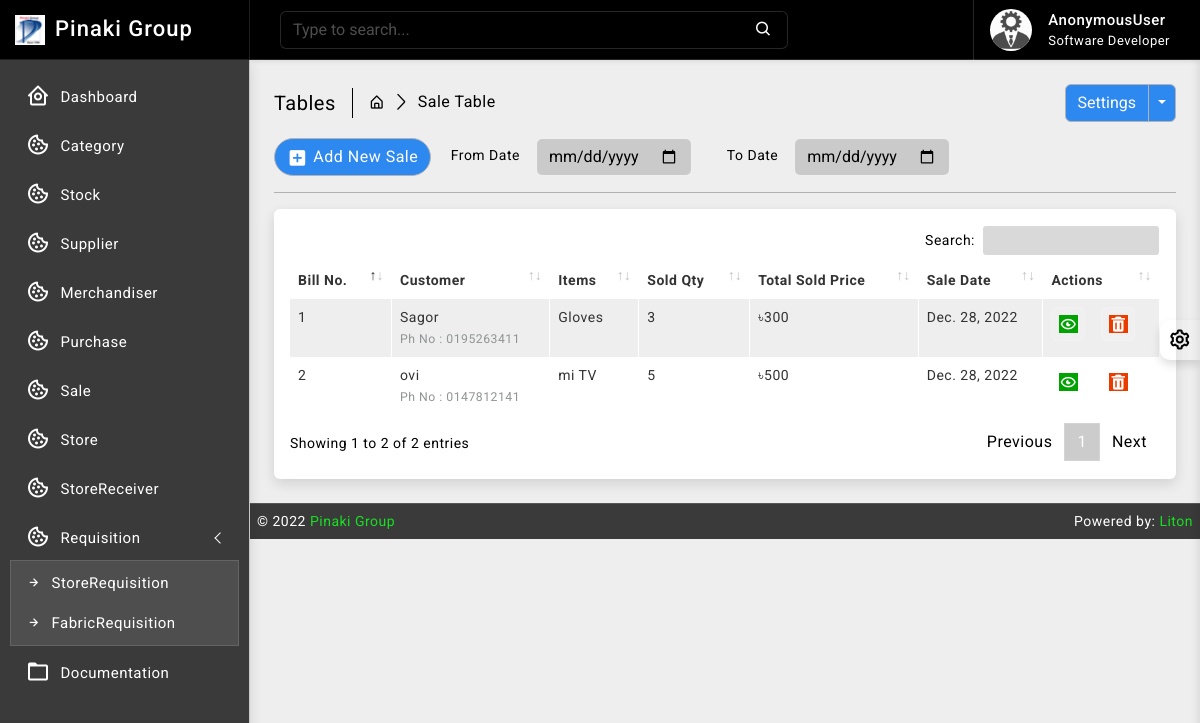
Before: /sale/ with the older database file.
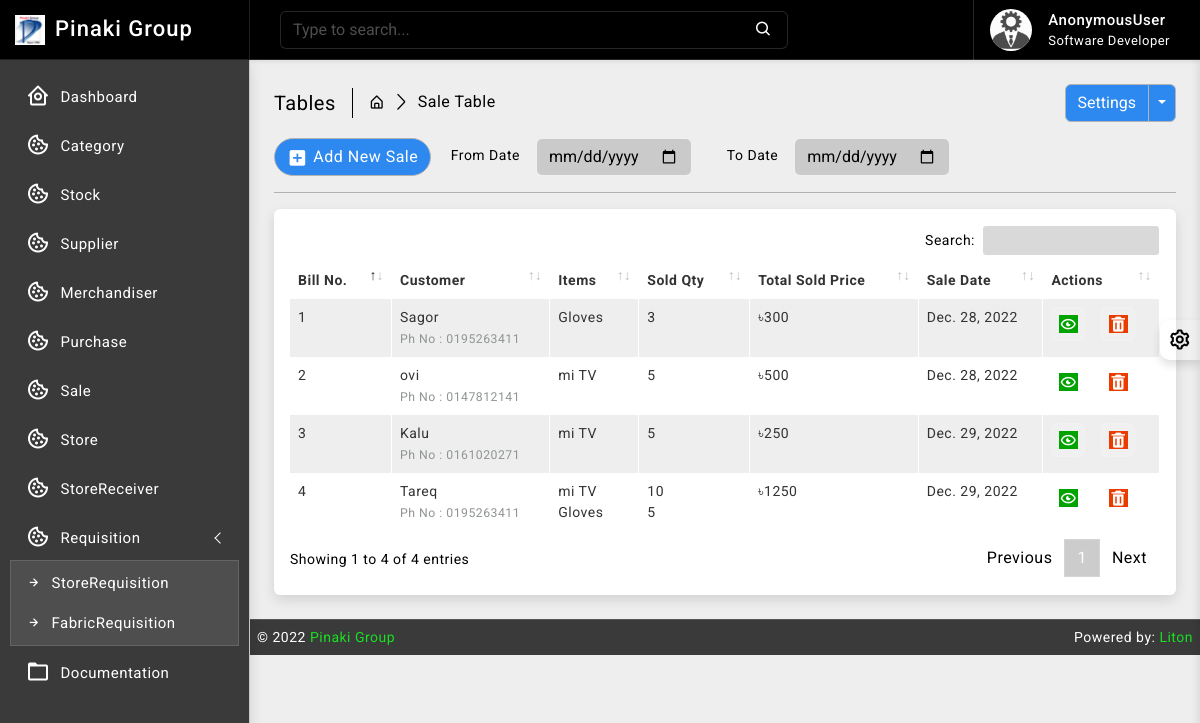
After: the same page with the newer database file.
### sale/models.py (models this page shows, shortened)
class SaleBill(models.Model):
    billno = models.AutoField(primary_key=True)
    time = models.DateTimeField(auto_now=True)
    name = models.CharField(max_length=150)
    phone = models.CharField(max_length=12)
    address = models.CharField(max_length=200)
    email = models.EmailField(max_length=254)
    def get_items_list(self):
        return SaleItem.objects.filter(billno=self)
    def get_total_price(self):
        saleitems = SaleItem.objects.filter(billno=self)
        total = 0
        for item in saleitems:
            total += item.totalprice
        return total

class SaleItem(models.Model):
    billno = models.ForeignKey(SaleBill, on_delete = models.CASCADE, related_name='salebillno')
    stock = models.ForeignKey(Stock, on_delete = models.CASCADE, related_name='saleitem')
    quantity = models.IntegerField(default=1)
    unit_price = models.IntegerField(default=1)
    totalprice = models.IntegerField(default=1)

### stock/models.py (models this page shows, shortened)
class Stock(models.Model):
    id = models.AutoField(primary_key=True)
    category = models.ForeignKey(Category, on_delete=models.CASCADE, blank=False)
    name = models.CharField(max_length=30, unique=True)
    quantity = models.IntegerField(default=1)
    is_deleted = models.BooleanField(default=False)

### sale/views.py (the view)
# urls.py: path('', views.SaleView.as_view(), name='sale_read'),
class SaleView(ListView):
    model = SaleBill
    template_name = 'sale/read.html'
    context_object_name = 'bills'
    ordering = ['-time']

### templates/sale/read.html (shortened to what this page needs)
{% extends 'base/base.html' %}
{% block body %}
{% load static %}
		<div class="page-wrapper">
			<div class="page-content">
				<div class="page-breadcrumb d-none d-sm-flex align-items-center mb-3">
					<div class="breadcrumb-title pe-3">Tables</div>
					<div class="ps-3">
						<nav aria-label="breadcrumb">
							<ol class="breadcrumb mb-0 p-0">
								<li class="breadcrumb-item"><a href="#"><i class="bx bx-home-alt"></i></a>
								</li>
								<li class="breadcrumb-item active" aria-current="page">Sale Table</li>
							</ol>
						</nav>
					</div>
					<div class="ms-auto">
						<div class="btn-group">
							<button type="button" class="btn btn-light">Settings</button>
							<button type="button" class="btn btn-light dropdown-toggle dropdown-toggle-split" data-bs-toggle="dropdown">	<span class="visually-hidden">Toggle Dropdown</span>
							</button>
						</div>
					</div>
				</div>
				<div class="col-md-9">
					<form class="float-md-end" method="POST">
						<div class="row row-cols-md-auto g-lg-3">
							<label for="fromdate" class="col-md-2 col-form-label text-md-end">From Date</label>
							<div class="col-md-4">
								<input type="date" name= "fromdate" class="form-control" id="fromdate">
							</div>
							<label for="todate" class="col-md-2 col-form-label text-md-end">To Date</label>
							<div class="col-md-4">
								<input type="date" name= "todate" class="form-control" id="todate">
							</div>
						</div>
					</form>
				</div>
                <div class="ms-auto"><a href="/sale/create/" class="btn btn-light radius-30 mt-2 mt-lg-0"><i class="bx bxs-plus-square"></i>Add New Sale</a></div>
				<hr/>
				<div class="card">
					<div class="card-body">
						<div class="table-responsive">
							<table id="example2" class="table table-striped table-bordered">
								<thead>
									<tr>
										<th>Bill No.</th>
										<th>Customer</th>
                                        <th>Items</th>
                                        <th>Sold Qty</th>
                                        <th>Total Sold Price</th>
                                        <th>Sale Date</th>
										<th>Actions</th>
									</tr>
								</thead>
								<tbody>
									{% for data in bills %}
									<tr>
                                        <td> <p>{{ data.billno }}</p> </td>
                                        <td class=""> {{ data.name }} <br>
                                            <small style="color: #909494">Ph No : {{ data.phone }}</small>
                                        </td>
                                        <td>
                                            {% for item in data.get_items_list %}
                                                {{ item.stock.name }} <br>
                                            {% endfor %}
                                        </td>
                                        <td>
                                            {% for item in data.get_items_list %}
                                                {{ item.quantity }} <br>
                                            {% endfor %}
                                        </td>
                                        <td>৳{{ data.get_total_price }}</td>
                                        <td>{{ data.time.date }}</td>
									   <td class="center">
										<div class="d-flex order-actions">
											<a class="" href="{% url 'sale_bill' data.billno %}">
												<i class="fadeIn animated bx bx-show-alt"></i>
											</a>
											<a class="ms-3" href="{% url 'purchase_delete' data.billno %}" onclick="return confirm('Are you sure?');">
												<i class='bx bxs-trash'></i>
											</a>
										</div>
									   </td>
									</tr>
								 {% endfor %}
								</tbody>
							</table>
						</div>
					</div>
				</div>
			</div>
		</div>
{% endblock body %}

### templates/base/base.html (shortened to what this page needs)
{% load static %}
<!DOCTYPE html>
<html lang="en">
<head>
    {% include 'base/header.html' %}
</head>
<body class="bg-theme bg-theme2">
    <div class="wrapper">
        {% include 'base/slider.html' %}
        {% include 'base/navbar.html' %}
        {% block body %}
        {% endblock body %}
        {% include 'base/footer.html' %}
    </div>
    {% include 'base/switcher.html' %}
</body>
</html>

### templates/base/header.html (shortened to what this page needs)
{% load static %}
<link href="{% static 'plugins/simplebar/css/simplebar.css' %}" rel="stylesheet" />
<link href="{% static 'plugins/perfect-scrollbar/css/perfect-scrollbar.css' %}" rel="stylesheet" />
<link href="{% static 'plugins/metismenu/css/metisMenu.min.css' %}" rel="stylesheet" />
<link href="{% static 'plugins/datatable/css/dataTables.bootstrap5.min.css' %}" rel="stylesheet" />
<link href="{% static 'css/bootstrap.min.css' %}" rel="stylesheet">
<link href="{% static 'css/bootstrap-extended.css' %}" rel="stylesheet">
<link href="{% static 'css/app.css' %}" rel="stylesheet">
<link href="{% static 'css/icons.css' %}" rel="stylesheet">

### templates/base/slider.html (shortened to what this page needs)
{% load static %}
		<div class="sidebar-wrapper" data-simplebar="true">
			<div class="sidebar-header">
				<div>
					<img src="{% static 'images/logo-icon.png' %}" class="logo-icon" alt="logo icon">
				</div>
				<div>
					<h4 class="logo-text">Pinaki Group</h4>
				</div>
				<div class="toggle-icon ms-auto"><i class='bx bx-arrow-to-left'></i>
				</div>
			</div>
			<ul class="metismenu" id="menu">
				<li>
					<a href="#">
						<div class="parent-icon"><i class='bx bx-home-circle'></i>
						</div>
						<div class="menu-title">Dashboard</div>
					</a>
				</li>
				<li>
					<a href="{% url 'category_read' %}">
						<div class="parent-icon"><i class='bx bx-cookie'></i>
						</div>
						<div class="menu-title">Category</div>
					</a>
				</li>
				<li>
					<a href="{% url 'stock_read' %}">
						<div class="parent-icon"><i class='bx bx-cookie'></i>
						</div>
						<div class="menu-title">Stock</div>
					</a>
				</li>
				<li>
					<a href="{% url 'supplier_read' %}">
						<div class="parent-icon"><i class='bx bx-cookie'></i>
						</div>
						<div class="menu-title">Supplier</div>
					</a>
				</li>
				<li>
					<a href="{% url 'merchandiser_read' %}">
						<div class="parent-icon"><i class='bx bx-cookie'></i>
						</div>
						<div class="menu-title">Merchandiser</div>
					</a>
				</li>
				<li>
					<a href="{% url 'purchases_list' %}">
						<div class="parent-icon"><i class='bx bx-cookie'></i>
						</div>
						<div class="menu-title">Purchase</div>
					</a>
				</li>
				<li>
					<a href="{% url 'sale_read' %}">
						<div class="parent-icon"><i class='bx bx-cookie'></i>
						</div>
						<div class="menu-title">Sale</div>
					</a>
				</li>
				<li>
					<a href="{% url 'store_read' %}">
						<div class="parent-icon"><i class='bx bx-cookie'></i>
						</div>
						<div class="menu-title">Store</div>
					</a>
				</li>
				<li>
					<a href="#">
						<div class="parent-icon"><i class='bx bx-cookie'></i>
						</div>
						<div class="menu-title">StoreReceiver</div>
					</a>
				</li>
				<li>
					<a href="javascript:;" class="has-arrow">
						<div class="parent-icon"><i class='bx bx-cookie'></i>
						</div>
						<div class="menu-title">Requisition</div>
					</a>
					<ul>
						<li> <a href="#"><i class="bx bx-right-arrow-alt"></i>StoreRequisition</a>
						</li>
						<li> <a href="#"><i class="bx bx-right-arrow-alt"></i>FabricRequisition</a>
						</li>
					</ul>
				</li>
				<li>
					<a href="https://codervent.com/dashtreme/documentation/index.html" target="_blank">
						<div class="parent-icon"><i class="bx bx-folder"></i>
						</div>
						<div class="menu-title">Documentation</div>
					</a>
				</li>
			</ul>
		</div>

### templates/base/navbar.html (shortened to what this page needs)
{% load static %}
		<header>
			<div class="topbar d-flex align-items-center">
				<nav class="navbar navbar-expand">
					<div class="search-bar flex-grow-1">
						<div class="position-relative search-bar-box">
							<input type="text" class="form-control search-control" placeholder="Type to search..."> <span class="position-absolute top-50 search-show translate-middle-y"><i class='bx bx-search'></i></span>
						</div>
					</div>
					<div class="user-box dropdown">
						<a class="d-flex align-items-center nav-link dropdown-toggle dropdown-toggle-nocaret" href="#" role="button" data-bs-toggle="dropdown" aria-expanded="false">
							<img src="{% static 'images/avatars/avatar-2.png' %}" class="user-img" alt="user avatar">
							<div class="user-info ps-3">
								<p class="user-name mb-0">{{request.user}}</p>
								<p class="designattion mb-0">Software Developer</p>
							</div>
						</a>
					</div>
				</nav>
			</div>
		</header>

### templates/base/footer.html
{% load static %}
<footer class="page-footer">
    <p>
        <span style="text-align:left;float:left">&copy; 2022 <a href="https://pinakigroup.com/" alt="Bootstrap Themes">Pinaki Group</a></span>
        <span class="hidden-phone" style="text-align:right;float:right">Powered by: <a href="https://www.linkedin.com/in/litonbairaggi" alt="Bootstrap Admin Templates">Liton</a></span>
    </p>
</footer>

### templates/base/switcher.html (shortened to what this page needs)
{% load static %}
	<div class="switcher-wrapper">
		<div class="switcher-btn"> <i class='bx bx-cog bx-spin'></i>
		</div>
	</div>

### templates/base/js.html (shortened to what this page needs)
{% load static %}

Changed rows visible on the page:
added SaleBill: billno "4", name "Tareq", phone "0195263411", get_total_price "1250", time "Dec. 29, 2022"
added SaleItem: stock.name "mi TV", quantity "10"
added SaleItem: stock.name "Gloves", quantity "5"
added SaleBill: billno "3", name "Kalu", phone "0161020271", get_total_price "250", time "Dec. 29, 2022"
added SaleItem: stock.name "mi TV", quantity "5"
Other visible differences:
text written by a page script: "Search: Showing 1 to 2 of 2 entries Previous 1 Next" → "Search: Showing 1 to 4 of 4 entries Previous 1 Next"
